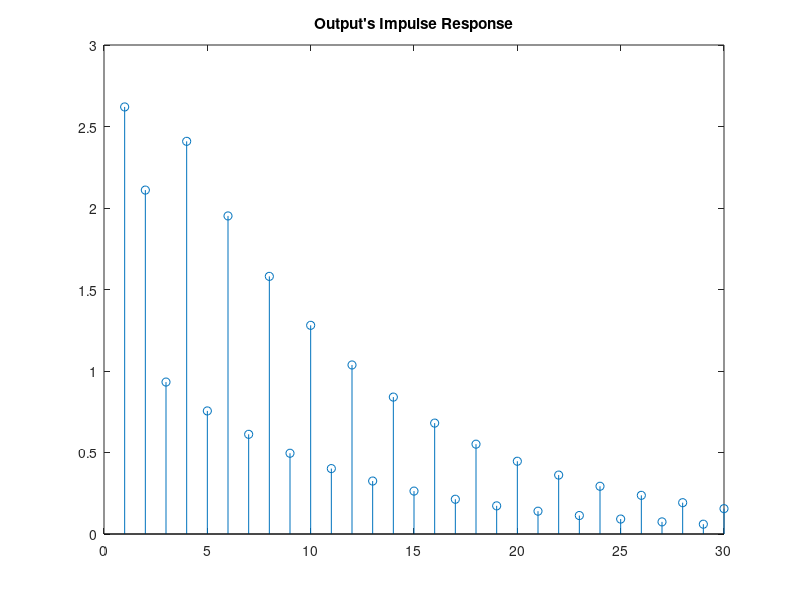

Recreate this plot in MATLAB.
% clc; 
% clear all; 
% close all;

a = [1 0 -0.81];        % Denominator coefficient as in step 2 
b = [1 -1 ];            % Numerator coefficient as in step 2

y = [2 2];              % Initial conditions array
x = [-1 -2];            % Initial conditions array

xic = filtic(b,a,y,x);  % converts past input x and output y into
                        % initial conditions which is required for the computation of %Y(z). Refer Step 2
                        
% X(z) transform coeffs
ax = [1 0 0]; 
bx = [0 0.49 -0.7]; 

ay = conv(a, ax);                   % Gives denominator polynomial coefficients of Y(z)
by = conv(b, bx) + conv(xic,ax);    % Gives numerator polynomial coefficients of Y(z)

[R, p, C] = residuez(by, ay);

disp('Residues '), disp( R), disp('Poles '), disp( p), disp('Direct Term '), disp(C);

% Response for desired input

n = 0:20;
u1 = n>=(-1);
x = (0.7.^n).*u1;
y1 = filter(b, a, x);

L = 30;

[y2, n] = impz(by, ay, L);

stem(y2);
title("Output's Impulse Response");
